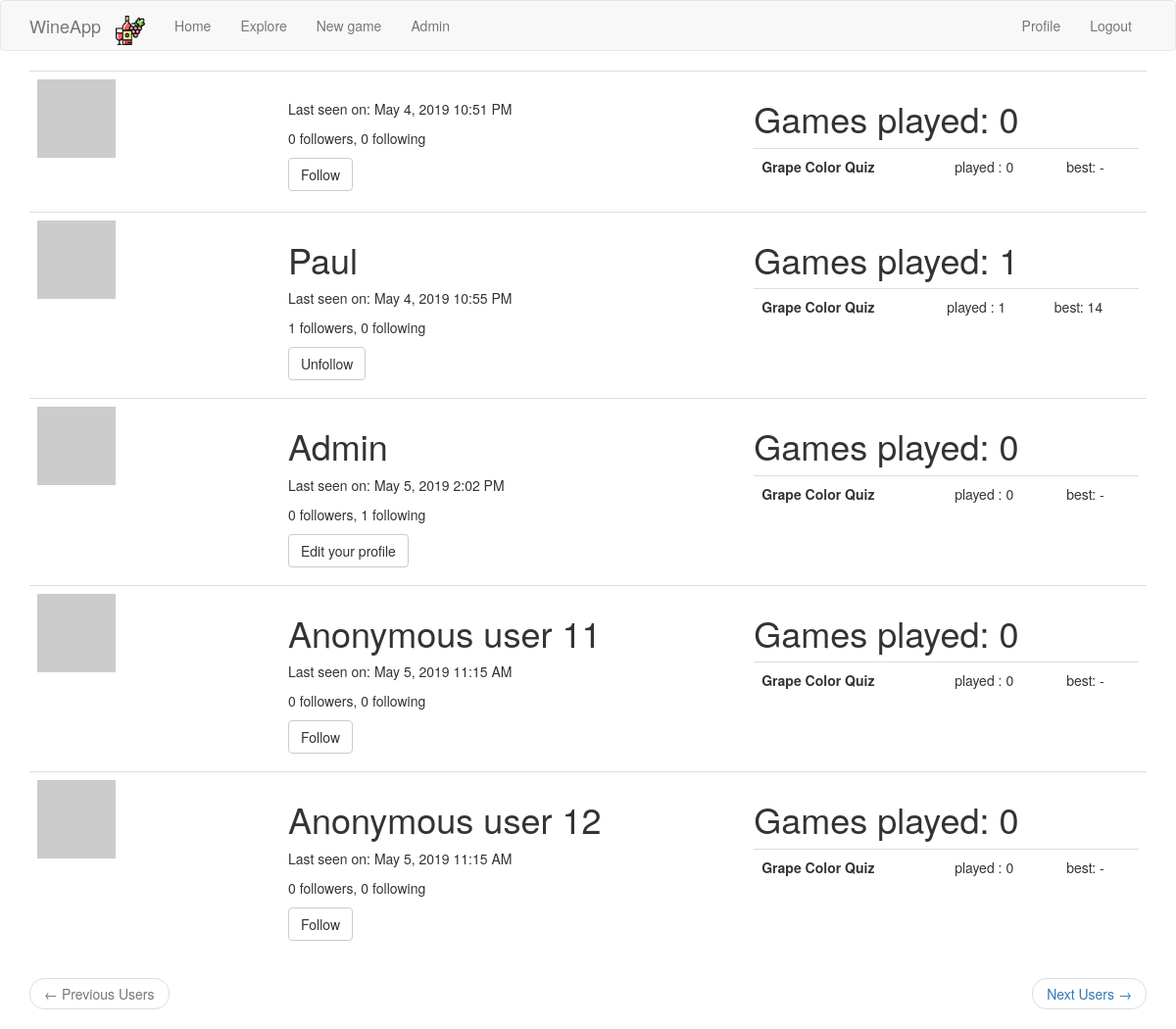
The app's page /explore_users (signed in) with its own data.
### app/models.py (models this page shows, shortened)
class User(UserMixin, db.Model):
    id = db.Column(db.Integer, primary_key=True)
    username = db.Column(db.String(64), index=True, unique=True)
    email = db.Column(db.String(120), index=True, unique=True)
    password_hash = db.Column(db.String(128))
    posts = db.relationship('Post', backref='author', lazy='dynamic')
    about_me = db.Column(db.String(140))
    last_seen = db.Column(db.DateTime, default=datetime.utcnow)
    followed = db.relationship(
        'User', secondary=followers,
        primaryjoin=(followers.c.follower_id == id),
        secondaryjoin=(followers.c.followed_id == id),
        backref=db.backref('followers', lazy='dynamic'), lazy='dynamic')
    def avatar(self, size):
        digest = md5(self.email.lower().encode('utf-8')).hexdigest()
        return 'https://www.gravatar.com/avatar/{}?d=identicon&s={}'.format(
            digest, size)
    def is_following(self, user_):
        return self.followed.filter(
            followers.c.followed_id == user_.id).count() > 0

### app/main/routes.py (the view)
@bp.route('/explore_users', methods=['GET', 'POST'])
@login_required
def explore_users():
    page = request.args.get('page', 1, type=int)
    users = User.query.order_by(User.id.asc()).paginate(
        page, current_app.config['USERS_PER_PAGE'], False)
    next_url = url_for('main.explore_users', page=users.next_num) \
        if users.has_next else None
    prev_url = url_for('main.explore_users', page=users.prev_num) \
        if users.has_prev else None
    games_stats = {u.id: get_player_stats(u) for u in users.items}
    return render_template('explore_users.html',
                           users=users.items,
                           games_stats=games_stats,
                           prev_url=prev_url,
                           next_url=next_url)

### app/main/routes.py (called while the page is built)
@bp.before_app_request
def before_request():
    if current_user.is_authenticated:
        current_user.last_seen = datetime.utcnow()
        db.session.commit()
    g.locale = str(get_locale())

### app/models.py (called while the page is built)
@login.user_loader
def load_user(id):
    return User.query.get(int(id))

def get_player_stats(user_):
    games = Game.query.filter_by(player_id=user_.id).all()
    games_per_type = {}
    for game_type, game_name in current_app.config['GAMES_TO_NAMES'].items():
        games_per_type[(game_type, game_name)] = [game for game in games if game.game_type == game_type]
    summary_per_type = []
    for (game_type, game_name), games in games_per_type.items():
        summary_per_type.append(
            {
                'name': game_name,
                'type': game_type,
                'nb_played': len(games),
                'best': max(games, key=lambda x: x.score).score if len(games) > 0 else '-'
            }
        )
        return summary_per_type, len(games)

### app/templates/explore_users.html
{% extends "base.html" %}
{% block app_content %}
<table class="table table-hover">
     {% for user in users %}
        {% include '_user.html' %}
    {% endfor %}
</table>
<nav aria-label="...">
    <ul class="pager">
        <li class="previous{% if not prev_url %} disabled{% endif %}">
            <a href="{{ prev_url or '#' }}">
                <span aria-hidden="true">&larr;</span> {{ _('Previous Users') }}
            </a>
        </li>
        <li class="next{% if not next_url %} disabled{% endif %}">
            <a href="{{ next_url or '#' }}">
                {{ _('Next Users') }} <span aria-hidden="true">&rarr;</span>
            </a>
        </li>
    </ul>
</nav>
{% endblock %}

### app/templates/base.html (shortened to what this page needs)
{% extends 'bootstrap/base.html' %}
{% block navbar %}
<nav class="navbar navbar-default">
    <div class="container">
        <div class="navbar-header">
            <a class="navbar-brand" href="{{ url_for('main.index') }}">WineApp</a>
        </div>
        <div class="collapse navbar-collapse" id="bs-example-navbar-collapse-1">
            <ul class="nav navbar-nav">
                <li><a href="{{ url_for('main.index') }}" class="navbar-brand">
                    <img src="/static/bottle_red_wine.png" style="height:30px;margin:0px;padding:0px;">
                </a></li>
                <li><a href="{{ url_for('main.index') }}">{{ _('Home') }}</a></li>
                <li class="nav-item dropdown">
                    <a class="nav-link dropdown-toggle" href="#" id="navbarDropdown" role="button"
                       data-toggle="dropdown" aria-haspopup="true" aria-expanded="false">
                        Explore
                    </a>
                </li>
                <li><a href="{{ url_for('main.new_game') }}">{{ _('New game') }}</a></li>
                {% if current_user.username == 'admin' %}
                <li><a href="{{ url_for('main.admin') }}">{{ _('Admin') }}</a></li>
                {% endif %}
            </ul>
            <ul class="nav navbar-nav navbar-right">
                {% if current_user.is_anonymous %}
                <li><a href="{{ url_for('auth.login') }}">{{ _('Login') }}</a></li>
                {% else %}
                <li><a href="{{ url_for('main.user', username=current_user.username) }}">{{ _('Profile') }}</a></li>
                <li><a href="{{ url_for('auth.logout') }}">{{ _('Logout') }}</a></li>
                {% endif %}
            </ul>
        </div>
    </div>
</nav>
{% endblock %}
{% block content %}
<div class="container">
    {% block app_content %}{% endblock %}
</div>
{% endblock %}

### app/templates/_user.html (shortened to what this page needs)
<tr onclick="window.location='{{ url_for('main.user', username=user.username) }}'">
    <td width="256px"><img src="{{ user.avatar(256) }}"></td>
    <td>
        <h1>{{ user.username.capitalize() }}</h1>
        {% if user.last_seen %}
        <p>{{ _('Last seen on') }}: {{ moment(user.last_seen).format('LLL') }}</p>
        {% endif %}
        <p>{{ _('%(count)d followers', count=user.followers.count()) }}, {{ _('%(count)d following',
            count=user.followed.count()) }}</p>
        {% if user == current_user %}
        <p><a class="btn btn-default" href="{{ url_for('main.edit_profile') }}">{{ _('Edit your profile') }}</a></p>
        {% elif not current_user.is_following(user) %}
        <p><a class="btn btn-default" href="{{ url_for('main.follow', username=user.username) }}">{{ _('Follow') }}</a></p>
        {% else %}
        <p><a class="btn btn-default" href="{{ url_for('main.unfollow', username=user.username) }}">{{ _('Unfollow') }}</a></p>
        {% endif %}
    </td>
    <td>
        <h1>Games played: {{ games_stats[user.id][1] }}</h1>
        <table class="table table-hover">
            {% for game in games_stats[user.id][0] %}
            <tr>
                <th>{{ game.name }}</th>
                <td>played : {{ game.nb_played }}</td>
                <td>best: {{ game.best }}</td>
                {% endfor %}
            </tr>
        </table>
    </td>
</tr>

### records on screen
User: username "Admin", last_seen "May 5, 2019 2:02 PM", games_stats "0", name "Grape Color Quiz", nb_played "0", best "-"
User: last_seen "May 4, 2019 10:51 PM", games_stats "0", name "Grape Color Quiz", nb_played "0", best "-"
User: username "Paul", last_seen "May 4, 2019 10:55 PM", games_stats "1", name "Grape Color Quiz", nb_played "1", best "14"
User: username "Anonymous user 11", last_seen "May 5, 2019 11:15 AM", games_stats "0", name "Grape Color Quiz", nb_played "0", best "-"
User: username "Anonymous user 12", last_seen "May 5, 2019 11:15 AM", games_stats "0", name "Grape Color Quiz", nb_played "0", best "-"
